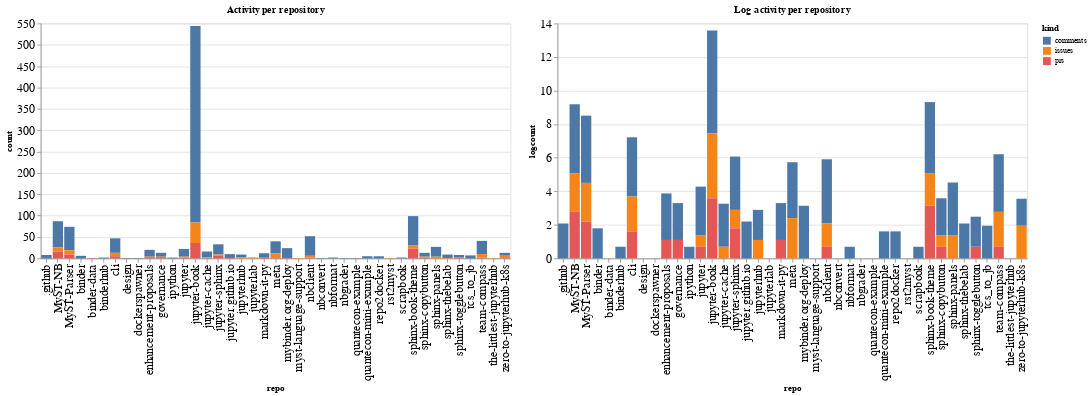

Here is the notebook cell this chart was saved with:
### Code cell
ch1 = alt.Chart(repo_summaries, width=600, title="Activity per repository").mark_bar().encode(
    x='repo',
    y='count',
    color='kind',
    tooltip="kind"
)

ch2 = alt.Chart(repo_summaries, width=600, title="Log activity per repository").mark_bar().encode(
    x='repo',
    y='logcount',
    color='kind',
    tooltip="kind"
)

ch1 | ch2

### Figure 1 — Vega-Lite specification as saved in the notebook (floating-point values rounded to 4 significant figures)
{"config": {"axisLeft": {"labelFontSize": 15}, "axisBottom": {"labelFontSize": 15}}, "hconcat": [{"mark": "bar", "encoding": {"color": {"type": "nominal", "field": "kind"}, "tooltip": {"type": "nominal", "field": "kind"}, "x": {"type": "nominal", "field": "repo"}, "y": {"type": "quantitative", "field": "count"}}, "title": "Activity per repository", "width": 600}, {"mark": "bar", "encoding": {"color": {"type": "nominal", "field": "kind"}, "tooltip": {"type": "nominal", "field": "kind"}, "x": {"type": "nominal", "field": "repo"}, "y": {"type": "quantitative", "field": "logcount"}}, "title": "Log activity per repository", "width": 600}], "data": {"name": "data-ce248458eeb8be1a5e89687a74536e9f"}, "$schema": "https://vega.github.io/schema/vega-lite/v4.8.1.json", "datasets": {"data-ce248458eeb8be1a5e89687a74536e9f": [{"repo": ".github", "kind": "comments", "count": 8, "logcount": 2.079}, {"repo": "MyST-NB", "kind": "comments", "count": 61, "logcount": 4.111}, {"repo": "MyST-NB", "kind": "issues", "count": 10, "logcount": 2.303}, {"repo": "MyST-NB", "kind": "prs", "count": 16, "logcount": 2.773}, {"repo": "MyST-Parser", "kind": "comments", "count": 55, "logcount": 4.007}, {"repo": "MyST-Parser", "kind": "issues", "count": 10, "logcount": 2.303}, {"repo": "MyST-Parser", "kind": "prs", "count": 9, "logcount": 2.197}, {"repo": "binder", "kind": "comments", "count": 6, "logcount": 1.792}, {"repo": "binder-data", "kind": "prs", "count": 1, "logcount": 0.0}, {"repo": "binderhub", "kind": "comments", "count": 2, "logcount": 0.6931}, {"repo": "cli", "kind": "comments", "count": 34, "logcount": 3.526}, {"repo": "cli", "kind": "issues", "count": 8, "logcount": 2.079}, {"repo": "cli", "kind": "prs", "count": 5, "logcount": 1.609}, {"repo": "design", "kind": "comments", "count": 1, "logcount": 0.0}, {"repo": "dockerspawner", "kind": "comments", "count": 1, "logcount": 0.0}, {"repo": "enhancement-proposals", "kind": "comments", "count": 16, "logcount": 2.773}, {"repo": "enhancement-proposals", "kind": "issues", "count": 1, "logcount": 0.0}, {"repo": "enhancement-proposals", "kind": "prs", "count": 3, "logcount": 1.099}, {"repo": "governance", "kind": "comments", "count": 9, "logcount": 2.197}, {"repo": "governance", "kind": "issues", "count": 1, "logcount": 0.0}, {"repo": "governance", "kind": "prs", "count": 3, "logcount": 1.099}, {"repo": "ipython", "kind": "comments", "count": 2, "logcount": 0.6931}, {"repo": "jupyter", "kind": "comments", "count": 18, "logcount": 2.89}, {"repo": "jupyter", "kind": "issues", "count": 2, "logcount": 0.6931}, {"repo": "jupyter", "kind": "prs", "count": 2, "logcount": 0.6931}, {"repo": "jupyter-book", "kind": "comments", "count": 460, "logcount": 6.131}, {"repo": "jupyter-book", "kind": "issues", "count": 48, "logcount": 3.871}, {"repo": "jupyter-book", "kind": "prs", "count": 36, "logcount": 3.584}, {"repo": "jupyter-cache", "kind": "comments", "count": 13, "logcount": 2.565}, {"repo": "jupyter-cache", "kind": "issues", "count": 2, "logcount": 0.6931}, {"repo": "jupyter-cache", "kind": "prs", "count": 1, "logcount": 0.0}, {"repo": "jupyter-sphinx", "kind": "comments", "count": 24, "logcount": 3.178}, {"repo": "jupyter-sphinx", "kind": "issues", "count": 3, "logcount": 1.099}, {"repo": "jupyter-sphinx", "kind": "prs", "count": 6, "logcount": 1.792}, {"repo": "jupyter.github.io", "kind": "comments", "count": 9, "logcount": 2.197}, {"repo": "jupyter.github.io", "kind": "prs", "count": 1, "logcount": 0.0}, {"repo": "jupyterhub", "kind": "comments", "count": 6, "logcount": 1.792}, {"repo": "jupyterhub", "kind": "issues", "count": 3, "logcount": 1.099}, {"repo": "jupyterlab", "kind": "comments", "count": 1, "logcount": 0.0}, {"repo": "jupyterlab", "kind": "issues", "count": 1, "logcount": 0.0}, {"repo": "markdown-it-py", "kind": "comments", "count": 9, "logcount": 2.197}, {"repo": "markdown-it-py", "kind": "prs", "count": 3, "logcount": 1.099}, {"repo": "meta", "kind": "comments", "count": 28, "logcount": 3.332}, {"repo": "meta", "kind": "issues", "count": 11, "logcount": 2.398}, {"repo": "meta", "kind": "prs", "count": 1, "logcount": 0.0}, {"repo": "mybinder.org-deploy", "kind": "comments", "count": 23, "logcount": 3.135}, {"repo": "mybinder.org-deploy", "kind": "prs", "count": 1, "logcount": 0.0}, {"repo": "myst-language-support", "kind": "issues", "count": 1, "logcount": 0.0}, {"repo": "nbclient", "kind": "comments", "count": 46, "logcount": 3.829}, {"repo": "nbclient", "kind": "issues", "count": 4, "logcount": 1.386}, {"repo": "nbclient", "kind": "prs", "count": 2, "logcount": 0.6931}, {"repo": "nbconvert", "kind": "comments", "count": 1, "logcount": 0.0}, {"repo": "nbformat", "kind": "comments", "count": 2, "logcount": 0.6931}, {"repo": "nbgrader", "kind": "comments", "count": 1, "logcount": 0.0}, {"repo": "quantecon-example", "kind": "comments", "count": 1, "logcount": 0.0}, {"repo": "quantecon-mini-example", "kind": "comments", "count": 5, "logcount": 1.609}, {"repo": "repo2docker", "kind": "comments", "count": 5, "logcount": 1.609}, {"repo": "rst2myst", "kind": "issues", "count": 1, "logcount": 0.0}, {"repo": "scrapbook", "kind": "comments", "count": 2, "logcount": 0.6931}, {"repo": "sphinx-book-theme", "kind": "comments", "count": 69, "logcount": 4.234}, {"repo": "sphinx-book-theme", "kind": "issues", "count": 7, "logcount": 1.946}, {"repo": "sphinx-book-theme", "kind": "prs", "count": 23, "logcount": 3.135}, {"repo": "sphinx-copybutton", "kind": "comments", "count": 9, "logcount": 2.197}, {"repo": "sphinx-copybutton", "kind": "issues", "count": 2, "logcount": 0.6931}, {"repo": "sphinx-copybutton", "kind": "prs", "count": 2, "logcount": 0.6931}, {"repo": "sphinx-panels", "kind": "comments", "count": 23, "logcount": 3.135}, {"repo": "sphinx-panels", "kind": "issues", "count": 4, "logcount": 1.386}, {"repo": "sphinx-thebelab", "kind": "comments", "count": 8, "logcount": 2.079}, {"repo": "sphinx-thebelab", "kind": "issues", "count": 1, "logcount": 0.0}, {"repo": "sphinx-togglebutton", "kind": "comments", "count": 6, "logcount": 1.792}, {"repo": "sphinx-togglebutton", "kind": "prs", "count": 2, "logcount": 0.6931}, {"repo": "tcs_to_jb", "kind": "comments", "count": 7, "logcount": 1.946}, {"repo": "team-compass", "kind": "comments", "count": 31, "logcount": 3.434}, {"repo": "team-compass", "kind": "issues", "count": 8, "logcount": 2.079}, {"repo": "team-compass", "kind": "prs", "count": 2, "logcount": 0.6931}, {"repo": "the-littlest-jupyterhub", "kind": "issues", "count": 1, "logcount": 0.0}, {"repo": "zero-to-jupyterhub-k8s", "kind": "comments", "count": 5, "logcount": 1.609}, {"repo": "zero-to-jupyterhub-k8s", "kind": "issues", "count": 7, "logcount": 1.946}, {"repo": "zero-to-jupyterhub-k8s", "kind": "prs", "count": 1, "logcount": 0.0}]}}
